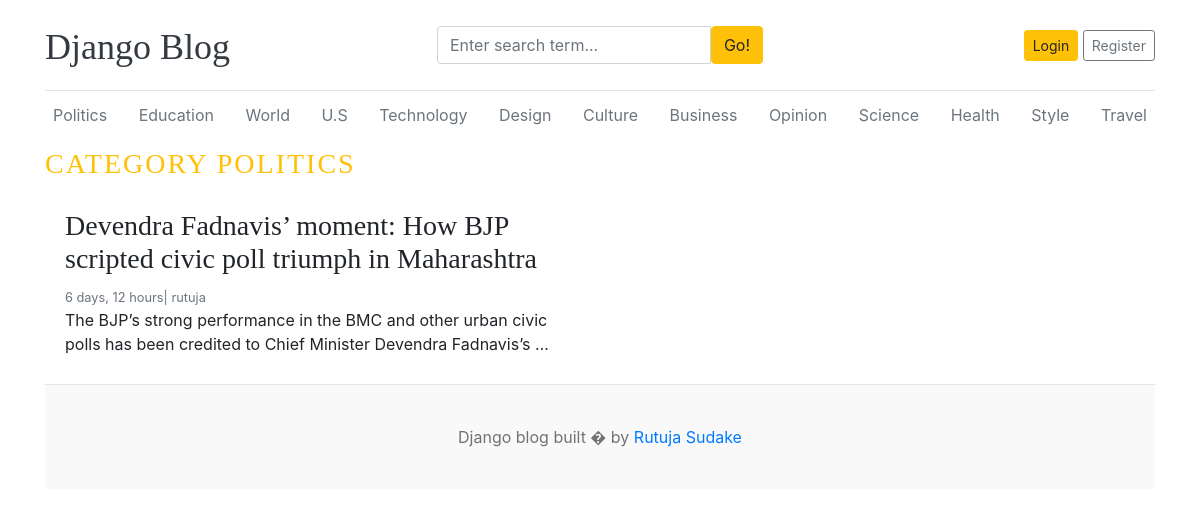
Page /category/1/ on the committed database.
### blogs/models.py (models this page shows, shortened)
class Category(models.Model):
    category_name = models.CharField(max_length=100,unique=True)
    created_at = models.DateTimeField(auto_now_add=True)
    updated_at = models.DateTimeField(auto_now=True)
    class Meta:
        verbose_name_plural = 'categories'
    def __str__(self):
        return self.category_name

class Blog(models.Model):
    title = models.CharField(max_length=100)
    slug = models.SlugField(max_length=100,unique=True,blank=True)
    category = models.ForeignKey(Category,on_delete=models.CASCADE)
    author = models.ForeignKey(User,on_delete=models.CASCADE)
    featured_image = models.ImageField(upload_to='uploads/%Y/%M/%d')
    short_description = models.TextField(max_length=500)
    blog_body = models.TextField(max_length=2000)
    status = models.CharField(max_length=20,choices=STATUS_CHOICES,default="Draft")
    is_featured = models.BooleanField(default=False)
    created_at = models.DateTimeField(auto_now_add=True)
    updated_at = models.DateTimeField(auto_now=True)

### blogs/views.py (the view)
# urls.py: path('<int:category_id>/',views.post_by_category,name='post_by_category'),
def post_by_category(request,category_id):
    posts=Blog.objects.filter(status='Published',category=category_id)
    category_name = get_object_or_404(Category,pk=category_id)
    context ={
        'posts':posts,
        'category_name':category_name
    }
    return render(request,'post_by_category.html',context)

### blogs/context_processors.py (called while the page is built)
def get_categories(request):
    categories=Category.objects.all()
    return dict(categories=categories)

def get_links(request):
    social_links = SocailLinks.objects.all()
    return dict(social_links=social_links)

### template/post_by_category.html
{% extends 'base.html' %}
{% block content %}
<h3 class="text-uppercase text-warning"  style="letter-spacing: 2px;"> Category {{category_name}}</h3>
  <div class="row mb-2">
    {% if posts %}
    {% for i in posts %}
       <div class="col-md-6">
      <div class="card border-0" >
        <div class="card-body">
          <h3>{{i.title}}</h3>
          <small class="mb-1 text-muted">{{i.created_at | timesince}}| {{i.author}}</small>
          <p class="card-text">{{i.short_description | truncatewords:20}}</p>
        </div>
      </div>
    </div>
    {% endfor %}
    {% else %}
    <p>No post found</p>
    {% endif %}
</div>
{% endblock %}

### template/base.html (shortened to what this page needs)
{% load static %}
<!DOCTYPE html>
<html lang="en">
<head>
    <link href="https://getbootstrap.com/docs/4.0/dist/css/bootstrap.min.css" rel="stylesheet">
    <link href='{%static "css/blog.css" %}' rel="stylesheet">
    <link rel="stylesheet" href="https://cdnjs.cloudflare.com/ajax/libs/font-awesome/5.15.2/css/all.min.css" />
  </head>
<body>
    <div class="container">
      <header class="blog-header py-3">
        <div class="row flex-nowrap justify-content-between align-items-center">
          <div class="col-4 pt-1">
            <a class="blog-header-logo text-dark" href="/">Django Blog</a>
          </div>
          <div class="clo-4">
            <form action="{% url 'search' %}" method="GET">
              <div class="input-group">
                <input class="form-control" type="text" name="keyword" value="{{keyword}}" placeholder="Enter search term..." aria-label="Enter search term..." aria-describedby="button-search" />
                <button type='submit' class="btn btn-warning" id="button-search" type="button">Go!</button>
              </div>
            </form>
          </div>
          <div class="col-4 d-flex justify-content-end align-items-center">
            {% if not user.is_authenticated %}
            <a class="btn btn-sm btn-warning" href="{% url 'login' %}">Login</a> &nbsp;
            <a class="btn btn-sm btn-outline-secondary" href="{% url 'register' %}">Register</a>
            {% else %}
            <span><a href="{% url 'dashboard' %}">Dashboard</a></span>
            &emsp;
            <span><a href="{% url 'logout' %}">Logout</a></span>
            {% endif %}
          </div>
        </div>
      </header>
      <div class="nav-scroller py-1 mb-2">
        <nav class="nav d-flex justify-content-between">
          {% for i in categories %}
          <a class="p-2 text-muted" href="{% url 'post_by_category' i.id %}">{{ i.category_name }}</a>
          {% endfor %}
        </nav>
      </div>
{% block content %}
{% endblock %}
<footer class="blog-footer">
  <p>Django blog built � by <a href="#">Rutuja Sudake</a></p>
</footer>
</body>
</html>

### blog_main/static/css/blog.css (style rules this page uses)
.blog-header { border-bottom: 1px solid #e5e5e5; }
.blog-header-logo { font-family: "Playfair Display", Georgia, "Times New Roman", serif; font-size: 2.25rem; }
h1, h2, h3, h4, h5, h6 { font-family: "Playfair Display", Georgia, "Times New Roman", serif; }
.blog-footer { padding: 2.5rem 0; color: #727272; text-align: center; background-color: #f9f9f9; border-top: .05rem solid #e5e5e5; }
.blog-footer p:last-child { margin-bottom: 0; }

### rows in the picture
Category: category_name "Politics", category_name "POLITICS"
Category: category_name "Education"
Category: category_name "World"
Category: category_name "U.S"
Category: category_name "Technology"
Category: category_name "Design"
Category: category_name "Culture"
Category: category_name "Business"
Category: category_name "Opinion"
Category: category_name "Science"
Category: category_name "Health"
Category: category_name "Style"
Category: category_name "Travel"
Blog: title "Devendra Fadnavis’ moment: How BJP scripted civic poll triumph in Maharashtra", created_at "6 days, 12 hours", author "rutuja", short_description "The BJP’s strong performance in the BMC and other urban civic polls has been credited to Chief Minister Devendra Fadnavis’s …"
